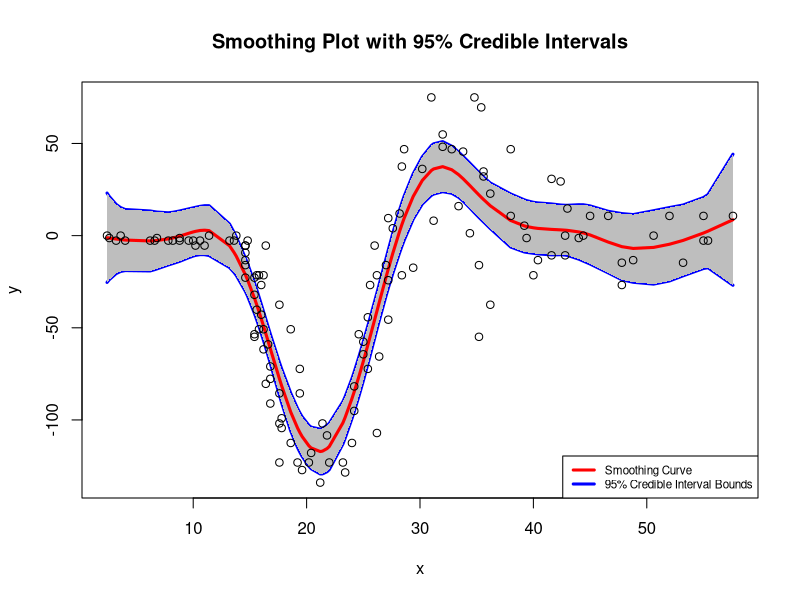
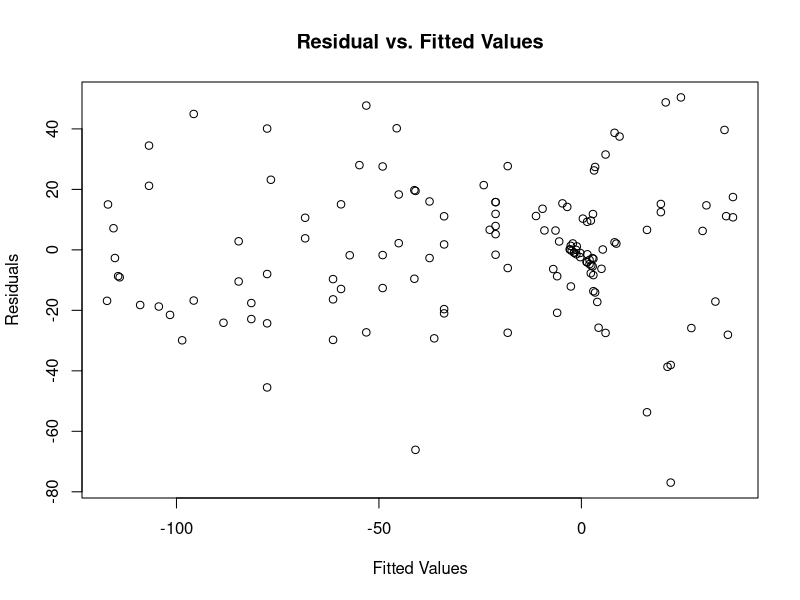
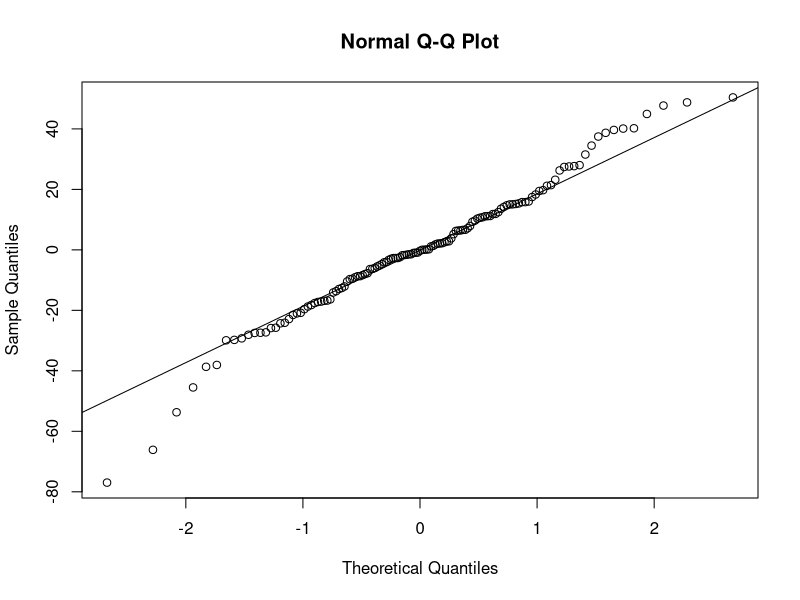

Write R code to recreate these figures, in order.
## ---- chunk 1
knitr::opts_chunk$set(echo = TRUE)
## ---- chunk 2
## Code to smooth with basis expansions and penalties.

## The y values consist of a smoothing function of x, as well as the error terms.

## The smoothing function is a linear combination of k evenly-spaced B-splined
## basis functions, and the coefficients are to be estimated.

## In order to avoid over-fitting, some smoothing penalty is imposed, making each 
## coefficient to vary smoothly from its neighbouring ones.

## The model is hence estimated by penalised least squares, and the smoothing
## parameter is chosen in order to minimise the generalised cross validation
## (GCV) criterion.

## This project aims at fitting P-splines to the x, y data, and selecting
## the smoothing parameter based on GCV criterion. Also, some details of the 
## method function are needed to print out. Predictions are to be made, and 
## some plots are to be sketched.
## ---- chunk 3
pspline <- function(x, y, k = 20, logsp = c(-5, 5), bord = 3, pord = 2, ngrid = 100){
  
  ## This function aims at performing the best fit to the smoothing function, and
  ## print out the details of the model.
  
  ## x, y are data points, and k is the number of evenly-spaced B-splined basis 
  ## functions. 'logsp' represents the boundaries of smoothing functions in log
  ## scale. 'bord' is the B-spline order, and 'pord' is the penalty order of 
  ## difference. 'ngrid' is the number of smoothing parameters to try.
  
  dk <- diff(range(x)) / (k - bord) # Knot spacing.
  knots <- seq(min(x) - dk * bord, by = dk, length = k + bord + 1) # Knots 
  # generating.
  X <- splines::splineDesign(knots, x, ord = bord + 1, outer.ok = TRUE) # Data 
  # matrix.
  D <- diff(diag(k), differences = pord) # Penalisation matrix.
  
  qrX <- qr(X) # Obtains QR-factorisation of X, i.e., X = QR.
  Q <- qr.Q(qrX) # Matrix Q.
  R <- qr.R(qrX) # Matrix R.
  
  eig <- eigen(t(solve(R)) %*% t(D) %*% D %*% solve(R)) # Obtains eigen-
  # decomposition of (D * R ^ (-1)) ^ T * (D * R ^ (-1)), i.e.,
  # (D * R ^ (-1)) ^ T * (D * R ^ (-1)) = U * \Lambda * (U ^ T).
  U <- eig$vectors # Matrix U.
  Lam <- diag(eig$values) # Matrix \Lambda.
  
  logSP <- seq(from = logsp[1], to = logsp[2], length.out = ngrid) # Equally 
  # separated smoothing parameters in log scale.
  SP <- exp(logSP) # Smoothing parameters.
  
  gcv <- function(lambda){
    
    ## This function aims at reckoning GCV criterion given a smoothing parameter.
    
    revised_Lam <- diag(diag(1 + lambda * Lam)) # Matrix (I + smoothing_par * 
    # \Lambda).
    A <- solve(R) %*% U %*% solve(revised_Lam) %*% t(U) # Matrix (R ^ (-1) * U * 
    # revised_Lam ^ (-1) * U ^ T).
    coef <- A %*% (t(Q) %*% y) # Estimates of coefficients.
    
    fitted <- X %*% coef # Fitted Values.
    edf <- sum(diag(solve(revised_Lam))) # Effective degrees of freedom, taking 
    # the trace on the inverse of 'revised_Lam'.
    sig2 <- sum((y - fitted) ^ 2) / (nrow(X) - edf) # Residual Variance.
    gcv <- sig2 / (nrow(X) - edf) # GCV criterion.
    return(gcv)
  }
  
  GCV <- as.numeric(lapply(X = SP, FUN = gcv)) # Stores all the GCV values.
  sp <- SP[which(GCV == min(GCV))] # Selects the smoothing parameter with the 
  # smallest GCV criterion.

  revised_Lam <- diag(diag(1 + sp * Lam)) # Matrix (I + smoothing_par * 
  # \Lambda).
  A <- solve(R) %*% U %*% solve(revised_Lam) %*% t(U) # Matrix (R ^ (-1) * U * 
  # revised_Lam ^ (-1) * U ^ T).
  coef <- A %*% (t(Q) %*% y) # Estimates of coefficients.
  
  fitted <- X %*% coef # Fitted Values.
  edf <- sum(diag(solve(revised_Lam))) # Effective degrees of freedom, taking 
  # the trace on the inverse of 'revised_Lam'.
  sig2 <- sum((y - fitted) ^ 2) / (nrow(X) - edf) # Residual variance.
  V <- sig2 * A %*% t(solve(R)) # Covariance matrix for the coefficients.
  r2 <- 1 - (nrow(X) - 1) * sig2 / sum((y - mean(y)) ^ 2) # Model R-squared.
  gcv <- sig2 / (nrow(X) - edf) # GCV criterion.
  
  newlist <- list('x' = x, 'y' = y, 'B_spline_Order' = bord, 'Penalty_Order_of_Difference' = pord, 'Number_of_Basis_Functions' = k, 'Knots' = knots, 'Smoothing_Parameter' = sp, 'Coefficients' = coef, 'Fitted_Values' = fitted, 'Effective_Degrees_of_Freedom' = edf, 'Residual_Variance' = sig2, 'Residual_Std' = sqrt(sig2), 'Cov_for_Coefficients' = V, 'R_Squared' = r2, 'Generalised_Cross_Validation' = gcv) 
  # Creates a list containing a bunch of details of the model.
  
  return(newlist)
}
## ---- chunk 4
print.pspline <- function(m){
  
  ## This function aims at showing the EDF, k, residual std, r ^ 2, and GCV of the
  ## model, given the method function 'pspline'.
  
  cat('Order', m$B_spline_Order, 'p-spline with order', m$Penalty_Order_of_Difference, 'penalty', '\n')
  
  cat('Effective degrees of freedom:', m$Effective_Degrees_of_Freedom, 'Coefficients:', m$Number_of_Basis_Functions, '\n')
  
  cat('residual std dev:', m$Residual_Std, 'r-squared:', m$R_Squared, 'GCV:', m$Generalised_Cross_Validation, '\n')
  
  newlist <- list('gcv' = m$Generalised_Cross_Validation, 'edf' = m$Effective_Degrees_of_Freedom, 'r2' = m$R_Squared)   
  # Stores the values of gcv, edf, and r2.

  invisible(newlist) # Silently returns the new list.
}
## ---- chunk 5
predict.pspline <- function(m, x, se = TRUE){
  
  ## This function aims at making predictions from the smooth fit given new x 
  ## values within the range of the original data, as well as the method function 
  ## 'pspline'.
  
  Xp <- splines::splineDesign(m$Knots, x, ord = m$B_spline_Order + 1, outer.ok = TRUE) 
  # Data matrix.
  
  coef <- m$Coefficients # Estimates of coefficients.
  fitted <- Xp %*% coef # Fitted Values.
  
  if(se){ # Standard errors and fitted values are to be returned.
    V <- m$Cov_for_Coefficients # Covariance matrix for the coefficients.
    std_error <- rowSums(Xp * (Xp %*% V)) ^ .5 # Standard Errors.
    newlist <- list('fit' = fitted, 'se' = std_error) # Stores the values of 
    # fitted values and the standard errors.
  }else{ # Only fitted values are to be returned.
    newlist <- list('fit' = fitted) # Stores only the values of fitted values.
  }
  
  return(newlist)
}
## ---- chunk 6
plot.pspline <- function(m){

  ## This function 
  
  CL <- .95 # Credible Level.
  CV <- qnorm((1 - CL) / 2, lower.tail = FALSE) # Critical Value.
  ll <- m$Fitted - CV * predict.pspline(m, m$x)$se # Lower Confidence Limit.
  ul <- m$Fitted + CV * predict.pspline(m, m$x)$se # Upper Confidence Limit.
  
  ## The First Plot 
  
  plot(m$y ~ m$x, main = 'Smoothing Plot with 95% Credible Intervals', xlab = 'x', ylab = 'y', type = 'p', col = 'white')
  # Sketches an empty graph.
  
  lines(ll ~ m$x, col = 'blue', lwd = 3) # Sketches a line of lower confidence 
  # limit.
  lines(ul ~ m$x, col = 'blue', lwd = 3) # Sketches a line of upper confidence 
  # limit.
  polygon(c(m$x, rev(m$x)), c(ll, rev(ul)), col = 'grey', border = NA)
  # Sketches a shaded area representing the 95% credible intervals.
  lines(m$Fitted ~ m$x, col = 'red', lwd = 3) # Sketches the smoothing line.
  points(m$y ~ m$x) # Sketches the data points.
  legend('bottomright', legend = c('Smoothing Curve', '95% Credible Interval Bounds'), lwd = 3, col = c('red', 'blue'), cex = .7) # Introduces the legends.
  
  ## The Second Plot
  plot((m$y - m$Fitted_Values) ~ m$Fitted_Values, xlab = 'Fitted Values', ylab = 'Residuals', main = 'Residual vs. Fitted Values')
  
  ## The Third Plot
  qqnorm(m$y - m$Fitted_Values) 
  qqline(m$y - m$Fitted_Values)
  
  newlist <- list('ll' = ll, 'ul' = ul, 'x' = m$x) # Stores the lower limits,
  # the upper limits, as well as the corresponding x values to the new list.
  invisible(newlist) # Silently returns the new list.

}
## ---- chunk 7
## Load the data set.
library(MASS)
x <- mcycle$times
y <- mcycle$accel

## Apply the 'pspline' function.
m <- pspline(x, y, k = 20, logsp = c(-5, 5), bord = 3, pord = 2, ngrid = 100)

## Print EDF, k, residual std, r ^ 2, and GCV of the model.
print.pspline(m)
## Order 3 p-spline with order 2 penalty 
## Effective degrees of freedom: 11.22137 Coefficients: 20 
## residual std dev: 22.67567 r-squared: 0.7797937 GCV: 4.222302
## Make predictions.
new_x<- 1 : 10
predict.pspline(m, new_x)
## $fit
##              [,1]
##  [1,]  0.07309776
##  [2,] -0.78716075
##  [3,] -1.65735217
##  [4,] -2.39155400
##  [5,] -2.85892111
##  [6,] -2.92953835
##  [7,] -2.50186050
##  [8,] -1.51607770
##  [9,]  0.08397340
## [10,]  2.00730763
## 
## $se
##  [1] 20.861461 14.451908 10.109967  8.449088  8.447217  8.404898  7.709292
##  [8]  7.148912  6.922900  6.670052
## Sketch the diagnostic plots.
plot.pspline(m)

